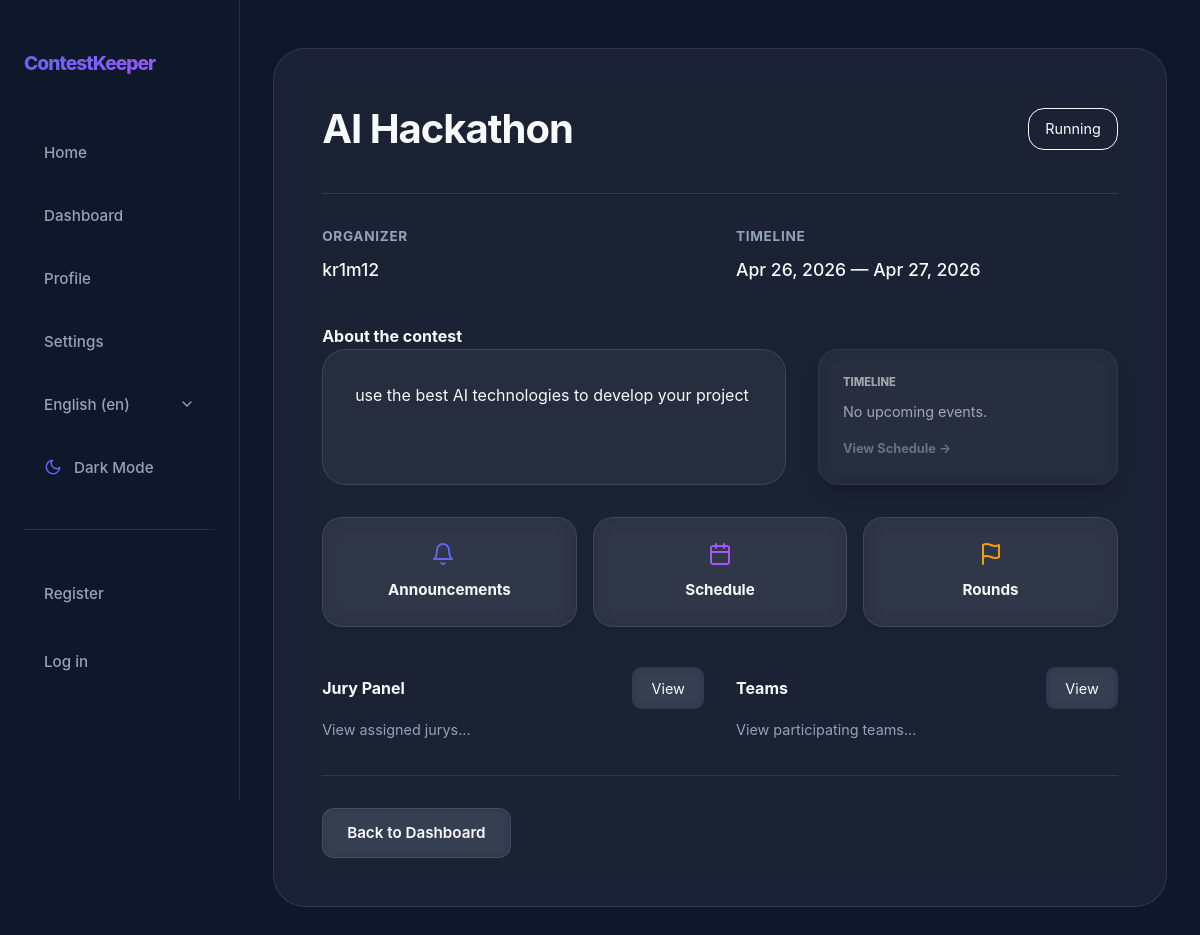
Before: /en/contests/14/ with the older database file.
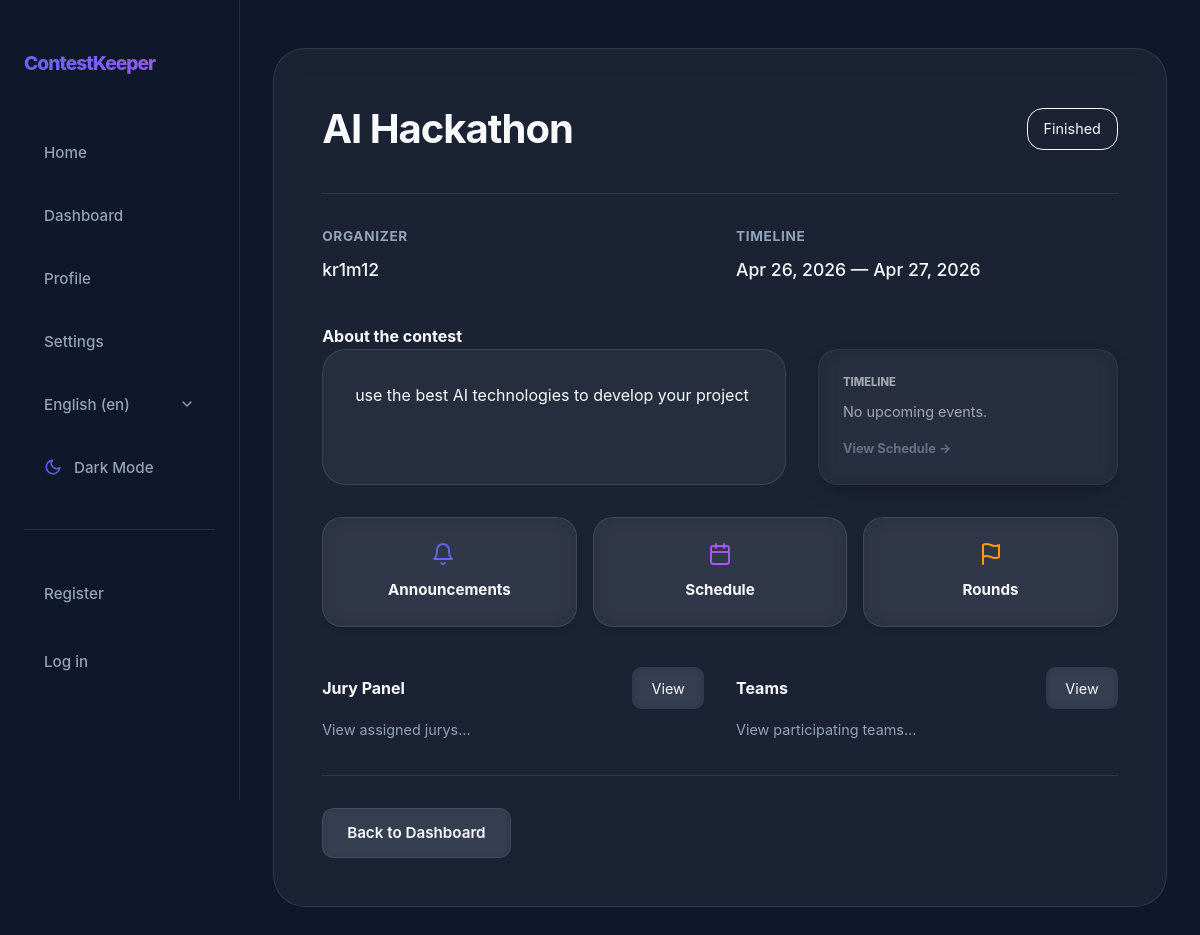
After: the same page with the newer database file.
### app/models.py (models this page shows, shortened)
class Contest(models.Model):
    class Status(models.TextChoices):
        DRAFT = "DRAFT", _("Draft")
        REGISTRATION = "REGISTRATION", _("Registration")
        RUNNING = "RUNNING", _("Running")
        FINISHED = "FINISHED", _("Finished")
    name = models.CharField(max_length=100)
    description = models.TextField(max_length=500)
    registration_start = models.DateTimeField(null=True, blank=True)
    registration_end = models.DateTimeField(null=True, blank=True)
    start_date = models.DateTimeField()
    end_date = models.DateTimeField()
    max_teams = models.PositiveIntegerField(null=True, blank=True)
    format = models.CharField(max_length=50, blank=True, help_text="e.g. Online, Onsite, Hybrid")
    organizer = models.ForeignKey(User, on_delete=models.CASCADE, related_name="organized_contests", null=True, blank=True)
    status = models.CharField(choices=Status.choices, default=Status.DRAFT)
    is_draft = models.BooleanField(default=True)
    jurys = models.ManyToManyField(User, related_name="judged_contests", blank=True)
    participants = models.ManyToManyField(User, related_name="participated_contests", blank=True)
    teams = models.ManyToManyField(Team, related_name="teams_in_contests", blank=True)

class User(AbstractUser):
    class Role(models.TextChoices):
        ORGANIZER = "ORGANIZER", _("Organizer")
        JURY = "JURY", _("Jury")
        PARTICIPANT = "PARTICIPANT", _("Participant")
    username = models.CharField(max_length=20, unique=True)
    bio = models.CharField(max_length=200, blank=True)
    role = models.CharField(choices=Role.choices, default=Role.PARTICIPANT)

### app/views/views_contest.py (the view)
# urls.py: path("<int:pk>/",                           views.ContestDetailView.as_view(), name="contest_detail"),
class ContestDetailView(DetailView):
    model = Contest
    template_name = "app/contests/contest_detail.html"
    context_object_name = "contest"
    def get_object(self, queryset=None):
        contest = super().get_object(queryset)
        if contest.status == Contest.Status.DRAFT and contest.organizer != self.request.user:
            raise Http404("Contest is in draft or you don't have access.")
        return contest
    def get_context_data(self, **kwargs):
        contest = self.object
        user = self.request.user
        is_authenticated = user.is_authenticated
        user_team = None
        if is_authenticated:
            user_team = contest.teams.filter(participants=user).first()
        t_applications = contest.contest_apps.filter(
            application_type=Application.Type.TEAM,
            status=Application.Status.PENDING,
        )
        j_applications = contest.contest_apps.filter(
            application_type=Application.Type.JURY,
            status=Application.Status.PENDING,
        )
        p_applications = contest.contest_apps.filter(
            application_type=Application.Type.PARTICIPANT,
            status=Application.Status.PENDING,
        )
        context = super().get_context_data(**kwargs)
        context.update({
            "user_team": user_team,
            "team_applications": t_applications,
            "jury_applications": j_applications,
            "participant_applications": p_applications,
            "next_event": contest.schedule_events.filter(start_time__gte=timezone.now()).order_by("start_time", "order").first(),
            "has_pending_p_app": contest.contest_apps.filter(
                user=user,
                application_type=Application.Type.TEAM,
                status=Application.Status.PENDING,
            ).exists() if is_authenticated else False,
            "has_pending_j_app": contest.contest_apps.filter(
                user=user,
                application_type=Application.Type.JURY,
                status=Application.Status.PENDING,
            ).exists() if is_authenticated else False,
            "now": timezone.now(),
            "active_round": contest.rounds.filter(
                status="ACTIVE",
                start_time__lte=timezone.now(),
                deadline__gt=timezone.now()
            ).order_by("order").first(),
        })
        return context

### app/context_processors.py (called while the page is built)
def notification_count(request):
    if request.user.is_authenticated:
        return {
            'unread_notification_count': request.user.notifications.filter(is_read=False).count()
        }
    return {'unread_notification_count': 0}

### app/templates/app/contests/contest_detail.html (shortened to what this page needs)
{% extends 'app/core/base.html' %}
{% load static i18n %}
{% block extra_css %}
    <link rel="stylesheet" href="{% static 'css/contests/contest_detail.css' %}">
{% endblock %}
{% block content %}
<div class="detail-card">
    <div class="detail-header">
        <h1 class="detail-title">{{ contest.name }}</h1>
        <span class="status-indicator status-{{ contest.status|lower }}">{{ contest.get_status_display }}</span>
    </div>
    <div class="info-grid div-012">
        <div class="info-item">
            <h4>{% trans "Organizer" %}</h4>
            <p>{{ contest.organizer.username }}</p>
        </div>
        <div class="info-item">
            <h4>{% trans "Timeline" %}</h4>
            <p>{% blocktrans with start=contest.start_date|date:"M d, Y" end=contest.end_date|date:"M d, Y" %}{{ start }} — {{ end }}{% endblocktrans %}</p>
        </div>
    </div>
    <h4 class="div-012">{% trans "About the contest" %}</h4>
    <div class="div-009">
        <div class="description-box div-014">
            {{ contest.description }}
        </div>
        <div>
            {% if next_event %}
            <div class="glass-panel div-004">
                <div class="div-007">{% trans "Next Up" %}</div>
                <h4 class="h4-002">{{ next_event.title }}</h4>
                <div class="div-010">{{ next_event.start_time|date:"M d • H:i" }}</div>
                <a href="{% url 'schedule' contest.pk %}" class="a-003">{% trans "Full Schedule" %} →</a>
            </div>
            {% else %}
            <div class="glass-panel div-013">
                <div class="div-011">{% trans "Timeline" %}</div>
                <p class="p-002">{% trans "No upcoming events." %}</p>
                <a href="{% url 'schedule' contest.pk %}" class="a-004">{% trans "View Schedule" %} →</a>
            </div>
            {% endif %}
        </div>
    </div>
    <div class="quick-links">
        <a href="{% url 'announcement_list' contest.pk %}" class="quick-link-card">
            <svg width="24" height="24" viewBox="0 0 24 24" fill="none" stroke="currentColor" stroke-width="2" stroke-linecap="round" stroke-linejoin="round" class="svg-001">
                <path d="M18 8A6 6 0 0 0 6 8c0 7-3 9-3 9h18s-3-2-3-9"></path>
                <path d="M13.73 21a2 2 0 0 1-3.46 0"></path>
            </svg>
            <h4>{% trans "Announcements" %}</h4>
        </a>
        <a href="{% url 'schedule' contest.pk %}" class="quick-link-card">
            <h4>{% trans "Schedule" %}</h4>
        </a>
        <a href="{% if user == contest.organizer %}{% url 'contest_rounds' contest.pk %}{% else %}{% url 'contest_rounds_team' contest.pk %}{% endif %}" class="quick-link-card">
            <svg width="24" height="24" viewBox="0 0 24 24" fill="none" stroke="currentColor" stroke-width="2" stroke-linecap="round" stroke-linejoin="round" class="svg-003">
                <path d="M4 15s1-1 4-1 5 2 8 2 4-1 4-1V3s-1 1-4 1-5-2-8-2-4 1-4 1z"></path>
                <line x1="4" y1="22" x2="4" y2="15"></line>
            </svg>
            <h4>{% trans "Rounds" %}</h4>
        </a>
    </div>
    <div class="roles-section">
        <div>
            <div class="div-016">
                <h4 class="div-014">{% trans "Jury Panel" %}</h4>
                <a href="{% url 'contest_jurys' contest.pk %}" class="btn-sm btn-secondary">{% trans "View" %}</a>
            </div>
            <span class="empty-label">{% trans "View assigned jurys..." %}</span>
        </div>
        <div>
            <div class="div-016">
                <h4 class="div-014">{% trans "Teams" %}</h4>
                <a href="{% url 'contest_teams' contest.pk %}" class="btn-sm btn-secondary">{% trans "View" %}</a>
            </div>
            <span class="empty-label">{% trans "View participating teams..." %}</span>
        </div>
    </div>
    <div class="contest-actions div-012">
        <a href="{% url 'dashboard' %}" class="btn btn-secondary">{% trans "Back to Dashboard" %}</a>
    </div>
</div>
{% endblock %}

Changed rows visible on the page:
changed Contest "AI Hackathon": status "Running" → "Finished"
